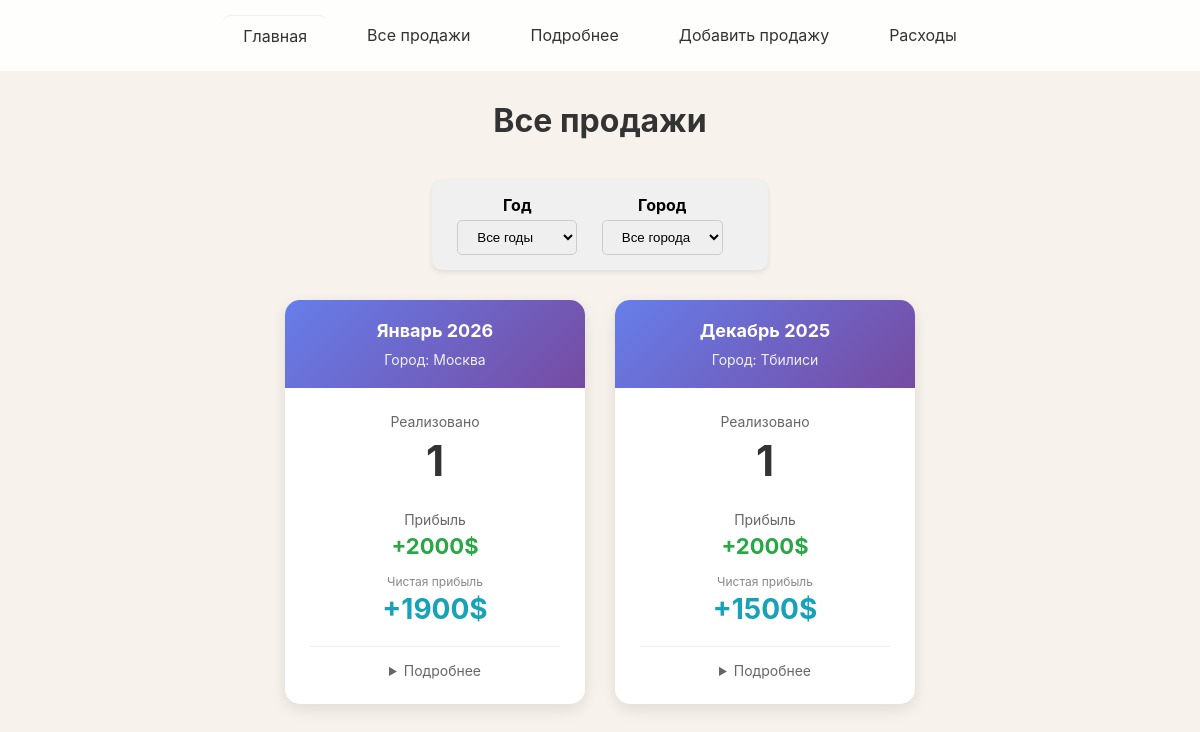
The app's page /all_sales_summary with its own data.
### app.py (models this page shows, shortened)
class City(db.Model):
    id = db.Column(db.Integer, primary_key=True)
    name = db.Column(db.String(100), unique=True, nullable=False)

### app.py (the view, shortened to what this page needs)
@app.route('/all_sales_summary')
def all_sales_summary():
    year_filter = request.args.get('year', 'all')
    city_filter = request.args.get('city', 'all')
    sales_query = Sale.query
    if city_filter != 'all':
        sales_query = sales_query.join(City).filter(City.name == city_filter)
    all_sales = sales_query.all()
    summary_data = {}
    for sale in all_sales:
        year_month = sale.date.strftime('%Y-%m')
        month_name_ru = {
            '01': 'Январь', '02': 'Февраль', '03': 'Март', '04': 'Апрель',
            '05': 'Май', '06': 'Июнь', '07': 'Июль', '08': 'Август',
            '09': 'Сентябрь', '10': 'Октябрь', '11': 'Ноябрь', '12': 'Декабрь'
        }[sale.date.strftime('%m')]
        year = sale.date.year
        month = sale.date.month
        city_name = sale.city.name
        if year not in summary_data:
            summary_data[year] = {}
        if month not in summary_data[year]:
            summary_data[year][month] = {
                'month_name': month_name_ru,
                'year_month': year_month,
                'cities': {}
            }
        if city_name not in summary_data[year][month]['cities']:
            summary_data[year][month]['cities'][city_name] = {
                'count': 0,
                'total_buy': 0,
                'total_sell': 0,
                'total_expenses': 0,
                'gross_profit': 0,  # Грязная прибыль (продажа - покупка)
                'net_profit': 0  # Чистая прибыль (продажа - покупка - расходы)
            }
        data = summary_data[year][month]['cities'][city_name]
        data['count'] += 1
        data['total_buy'] += sale.buy_price
        data['total_sell'] += sale.sell_price
        sale_expenses = sum(e.amount for e in sale.expenses)
        data['total_expenses'] += sale_expenses
        data['gross_profit'] += (sale.sell_price - sale.buy_price)
        data['net_profit'] += (sale.sell_price - sale.buy_price - sale_expenses)
    year_stats = {}
    for year in summary_data:
        year_stats[year] = {
            'total_count': 0,
            'total_gross_profit': 0,
            'total_net_profit': 0
        }
        for month in summary_data[year]:
            for city in summary_data[year][month]['cities'].values():
                year_stats[year]['total_count'] += city['count']
                year_stats[year]['total_gross_profit'] += city['gross_profit']
                year_stats[year]['total_net_profit'] += city['net_profit']
    all_years = sorted(set(s.date.year for s in Sale.query.all()), reverse=True)
    all_cities = sorted([c.name for c in City.query.all()])
    return render_template('all_sales_summary.html',
                           summary_data=summary_data,
                           year_stats=year_stats,
                           all_years=all_years,
                           all_cities=all_cities,
                           selected_year=year_filter,
                           selected_city=city_filter)

### templates/all_sales_summary.html (shortened to what this page needs)
{% extends 'base.html' %}
{% block content %}
<h1 style="text-align: center; margin-bottom: 40px; color: #333;">Все продажи</h1>
<div style="text-align: center; margin-bottom: 30px;">
    <form method="GET" style="display: inline-block; background: #f0f0f0; padding: 15px 25px; border-radius: 10px; box-shadow: 0 2px 5px rgba(0,0,0,0.1);">
        <div style="display: inline-block; margin-right: 20px;">
            <label style="font-weight: bold; display: block; margin-bottom: 5px;">Год</label>
            <select name="year" onchange="this.form.submit()" style="padding: 8px 15px; border-radius: 5px; border: 1px solid #ccc; min-width: 120px;">
                <option value="all">Все годы</option>
            </select>
        </div>
        <div style="display: inline-block; margin-right: 20px;">
            <label style="font-weight: bold; display: block; margin-bottom: 5px;">Город</label>
            <select name="city" onchange="this.form.submit()" style="padding: 8px 15px; border-radius: 5px; border: 1px solid #ccc; min-width: 120px;">
                <option value="all">Все города</option>
            </select>
        </div>
    </form>
</div>
<div style="display: flex; flex-wrap: wrap; justify-content: center; gap: 30px;">
    {% for year, months in summary_data.items()|sort(reverse=true) %}
        {% for month_num, month_data in months.items()|sort(reverse=true) %}
            {% for city_name, city_data in month_data.cities.items()|sort %}
            <div style="width: 300px; background: white; border-radius: 15px; overflow: hidden; box-shadow: 0 5px 15px rgba(0,0,0,0.1);">
                <div style="background: linear-gradient(135deg, #667eea 0%, #764ba2 100%); color: white; padding: 20px; text-align: center;">
                    <h3 style="margin: 0 0 10px 0; font-size: 18px;">{{ month_data.month_name }} {{ year }}</h3>
                    <div style="font-size: 14px; opacity: 0.9;">Город: {{ city_name }}</div>
                </div>
                <div style="padding: 25px;">
                    <div style="text-align: center; margin-bottom: 25px;">
                        <div style="font-size: 14px; color: #666; margin-bottom: 5px;">Реализовано</div>
                        <div style="font-size: 42px; font-weight: bold; color: #333;">{{ city_data.count }}</div>
                    </div>
                    <div style="text-align: center;">
                        <div style="font-size: 14px; color: #666; margin-bottom: 5px;">Прибыль</div>
                        <div style="display: flex; flex-direction: column; gap: 15px;">
                            <div>
                                <div style="font-size: 22px; font-weight: bold; color: #28a745;">
                                    +{{ "%.0f"|format(city_data.gross_profit) }}$
                                </div>
                            </div>
                            <div>
                                <div style="font-size: 12px; color: #888; margin-bottom: 3px;">Чистая прибыль</div>
                                <div style="font-size: 28px; font-weight: bold; color: #17a2b8;">
                                    +{{ "%.0f"|format(city_data.net_profit) }}$
                                </div>
                            </div>
                        </div>
                    </div>
                    <details style="margin-top: 20px; border-top: 1px solid #eee; padding-top: 15px;">
                        <summary style="cursor: pointer; color: #666; font-size: 14px; text-align: center;">
                            Подробнее
                        </summary>
                    </details>
                </div>
            </div>
            {% endfor %}
        {% endfor %}
    {% endfor %}
</div>
{% endblock %}

### templates/base.html (style rules this page uses)
* { margin: 0; padding: 0; box-sizing: border-box; }
body { font-family: -apple-system, BlinkMacSystemFont, 'Segoe UI', Roboto, Oxygen, Ubuntu, Cantarell, sans-serif; background: #F7F3EC; min-height: 100vh; }

### templates/all_sales_summary.html (style rules this page uses)
.card-hover { transition: transform 0.3s ease, box-shadow 0.3s ease; }

### records on screen
City: month_name "Январь", year "2026", name "Москва", count "1", gross_profit "2000", net_profit "1900"
City: month_name "Декабрь", year "2025", name "Тбилиси", count "1", gross_profit "2000", net_profit "1500"
